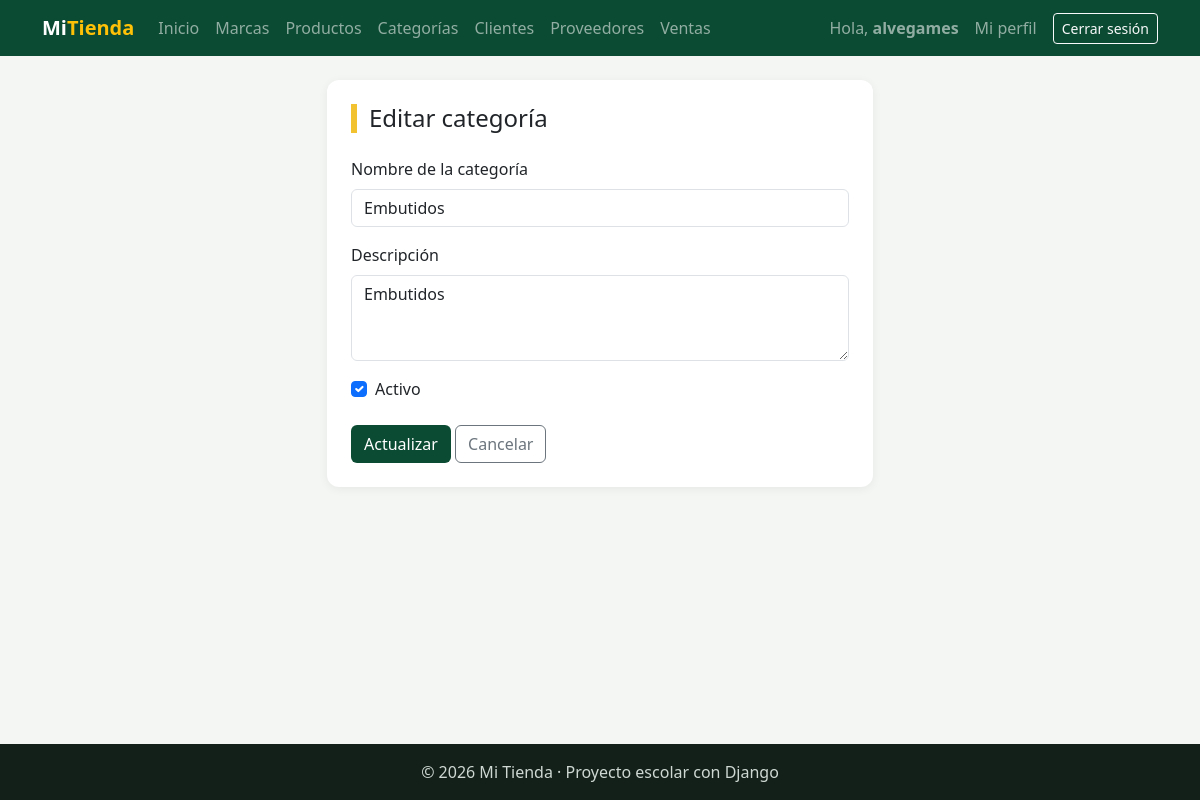
Screenshot of /facturacion/categorias/editar/1/ (signed in) with the database file from the repository.
### facturacion/models.py (models this page shows, shortened)
class ModeloBase(models.Model):
    user = models.ForeignKey(                    # 1:N con User: un usuario registra muchos registros
        User,
        on_delete=models.SET_NULL,               # Si borran al usuario, el registro se queda con user vacío
        null=True,                               # SET_NULL necesita que la columna acepte NULL
        blank=True,
        editable=False,                          # No aparece en formularios: lo llena la VISTA, no la persona
        related_name="%(class)s_registrados",    # %(class)s = nombre del modelo → user.producto_registrados
        verbose_name="Registrado por",
    )
    fecha_creacion = models.DateTimeField("Fecha de creación", auto_now_add=True)   # Se llena sola al CREAR
    fecha_modificacion = models.DateTimeField("Última modificación", auto_now=True) # Se actualiza sola en CADA save()
    class Meta:
        abstract = True                          # ← LA CLAVE: modelo "molde", sin tabla propia

class Categoria(ModeloBase):                     # Hereda de ModeloBase (y este de models.Model)
    nombre = models.CharField(max_length=60, unique=True)
    descripcion = models.TextField("Descripción", blank=True)
    activo = models.BooleanField(default=True)
    class Meta:
        verbose_name = "Categoría"
        verbose_name_plural = "Categorías"
        ordering = ["nombre"]

### facturacion/views.py (the view)
# urls.py: path("categorias/editar/<int:pk>/", views.CategoriaUpdateView.as_view(), name="categoria_editar"),
class CategoriaUpdateView(LoginRequiredMixin, UsuarioRegistroMixin, SuccessMessageMixin, UpdateView):   # EDITAR
    model = Categoria
    form_class = CategoriaForm
    template_name = "facturacion/categoria_form.html"      # el mismo de crear
    success_url = reverse_lazy("facturacion:categoria_lista")
    success_message = "Categoría «%(nombre)s» actualizada."
    extra_context = {"titulo": "Editar categoría", "boton": "Actualizar"}

### facturacion/forms.py (shortened to what this page needs)
class CategoriaForm(forms.ModelForm):
    class Meta:
        model = Categoria
        fields = ["nombre", "descripcion", "activo"]     # user y fechas NO van: los llena el sistema
        labels = {"nombre": "Nombre de la categoría"}
        widgets = {
            "nombre": forms.TextInput(attrs={"class": "form-control", "placeholder": "Ej: Lácteos"}),
            "descripcion": forms.Textarea(attrs={"class": "form-control", "rows": 3}),   # Textarea: caja de varias líneas
            "activo": forms.CheckboxInput(attrs={"class": "form-check-input"}),
        }

### facturacion/templates/facturacion/categoria_form.html (shortened to what this page needs)
{% extends "base.html" %}
{% block contenido %}
<div class="row justify-content-center">
    <div class="col-md-7 col-lg-6">
        <div class="tarjeta">
            <h1 class="h4 titulo-pagina mb-4">{{ titulo }}</h1>
            <form method="post" novalidate>
                {% for campo in form %}
                    {% if campo.name == "activo" %}
                        <div class="form-check mb-4">
                            {{ campo }} <label class="form-check-label" for="{{ campo.id_for_label }}">Activo</label>
                        </div>
                    {% else %}
                        <div class="mb-3">
                            <label class="form-label" for="{{ campo.id_for_label }}">{{ campo.label }}</label>
                            {{ campo }}
                        </div>
                    {% endif %}
                {% endfor %}
                <button type="submit" class="btn btn-verde">{{ boton }}</button>
                <a href="{% url 'facturacion:categoria_lista' %}" class="btn btn-outline-secondary">Cancelar</a>
            </form>
        </div>
    </div>
</div>
{% endblock %}

### templates/base.html (shortened to what this page needs)
{% load static %}
<!DOCTYPE html>
<html lang="es">
<head>
    <link href="https://cdn.jsdelivr.net/npm/bootstrap@5.3.3/dist/css/bootstrap.min.css" rel="stylesheet">
    <link rel="stylesheet" href="{% static 'css/estilos.css' %}">
</head>
<body>
    <nav class="navbar navbar-expand-lg navbar-dark barra">
        <div class="container">
            <a class="navbar-brand fw-bold" href="{% url 'home' %}">Mi<span class="text-warning">Tienda</span></a>
            <div class="collapse navbar-collapse" id="menu">
                <ul class="navbar-nav me-auto">
                    <li class="nav-item"><a class="nav-link" href="{% url 'home' %}">Inicio</a></li>
                    {% if user.is_authenticated %}
                        <li class="nav-item"><a class="nav-link" href="{% url 'facturacion:marca_lista' %}">Marcas</a></li>
                        <li class="nav-item"><a class="nav-link" href="{% url 'facturacion:producto_lista' %}">Productos</a></li>
                        <li class="nav-item"><a class="nav-link" href="{% url 'facturacion:categoria_lista' %}">Categorías</a></li>
                        <li class="nav-item"><a class="nav-link" href="{% url 'facturacion:cliente_lista' %}">Clientes</a></li>
                        <li class="nav-item"><a class="nav-link" href="{% url 'facturacion:proveedor_lista' %}">Proveedores</a></li>
                        <li class="nav-item"><a class="nav-link" href="{% url 'facturacion:venta_lista' %}">Ventas</a></li>
                    {% endif %}
                </ul>
                <ul class="navbar-nav align-items-lg-center gap-2">
                    {% if user.is_authenticated %}
                        <li class="nav-item navbar-text">Hola, <b>{{ user.username }}</b></li>
                        <li class="nav-item"><a class="nav-link" href="{% url 'facturacion:mi_perfil' %}">Mi perfil</a></li>
                        <li class="nav-item">
                            <form method="post" action="{% url 'logout' %}" class="m-0">
                                <button type="submit" class="btn btn-sm btn-outline-light">Cerrar sesión</button>
                            </form>
                        </li>
                    {% else %}
                        <li class="nav-item"><a class="nav-link" href="{% url 'login' %}">Ingresar</a></li>
                        <li class="nav-item"><a class="btn btn-sm btn-warning" href="{% url 'registro' %}">Crear cuenta</a></li>
                    {% endif %}
                </ul>
            </div>
        </div>
    </nav>
    <main class="container py-4">
        {% block contenido %}{% endblock %}
    </main>
    <footer class="pie text-center py-3">© 2026 Mi Tienda · Proyecto escolar con Django</footer>
</body>
</html>

### static/css/estilos.css (style rules this page uses)
:root { --verde: #0c4b33; --verde-claro: #2f9e6e; --amarillo: #f2c230; }
body { background-color: #f3f6f2; min-height: 100vh; display: flex; flex-direction: column; }
main { flex: 1; }
.barra { background-color: var(--verde); }
.titulo-pagina { border-left: 6px solid var(--amarillo); padding-left: 12px; }
.tarjeta { background: white; border-radius: 12px; padding: 24px; box-shadow: 0 2px 10px rgba(0,0,0,.06); }
.btn-verde { background-color: var(--verde); color: white; }
.pie { background-color: #13201a; color: #cfd8d3; }

### rows the page displays
Categoria: form "Embutidos" "Embutidos", form "☑"

### other values shown
{{ user.username }} "alvegames"
{{ titulo }} "Editar categoría"
{{ campo.label }} "Nombre de la categoría" "Descripción"
{{ boton }} "Actualizar"
